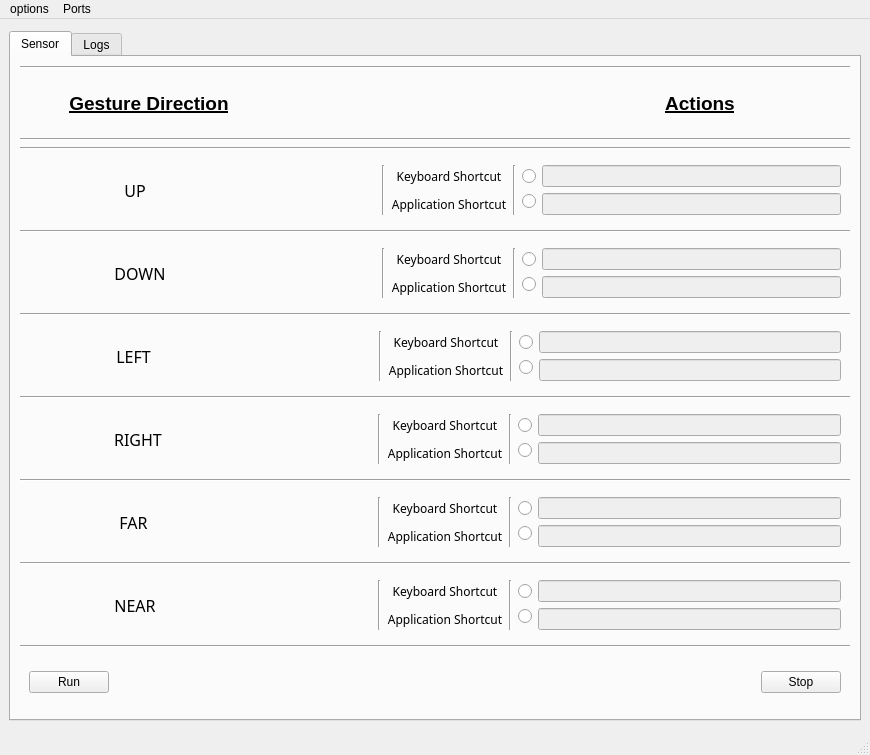
<?xml version="1.0" encoding="UTF-8"?>
<ui version="4.0">
 <class>MainWindow</class>
 <widget class="QMainWindow" name="MainWindow">
  <property name="geometry">
   <rect>
    <x>0</x>
    <y>0</y>
    <width>870</width>
    <height>755</height>
   </rect>
  </property>
  <property name="sizePolicy">
   <sizepolicy hsizetype="Preferred" vsizetype="MinimumExpanding">
    <horstretch>0</horstretch>
    <verstretch>0</verstretch>
   </sizepolicy>
  </property>
  <property name="maximumSize">
   <size>
    <width>16777215</width>
    <height>800</height>
   </size>
  </property>
  <property name="windowTitle">
   <string>MainWindow</string>
  </property>
  <widget class="QWidget" name="centralwidget">
   <layout class="QGridLayout" name="gridLayout">
    <item row="0" column="1">
     <widget class="QTabWidget" name="tabWidget">
      <property name="sizePolicy">
       <sizepolicy hsizetype="Expanding" vsizetype="MinimumExpanding">
        <horstretch>0</horstretch>
        <verstretch>0</verstretch>
       </sizepolicy>
      </property>
      <property name="maximumSize">
       <size>
        <width>16777215</width>
        <height>690</height>
       </size>
      </property>
      <property name="currentIndex">
       <number>0</number>
      </property>
      <widget class="QWidget" name="tab">
       <attribute name="title">
        <string>Sensor</string>
       </attribute>
       <layout class="QGridLayout" name="gridLayout_10">
        <item row="0" column="0">
         <layout class="QVBoxLayout" name="verticalLayout_19">
          <item>
           <widget class="Line" name="line">
            <property name="orientation">
             <enum>Qt::Horizontal</enum>
            </property>
           </widget>
          </item>
          <item>
           <widget class="QWidget" name="widget_8" native="true">
            <layout class="QGridLayout" name="gridLayout_9">
             <item row="0" column="0">
              <layout class="QHBoxLayout" name="horizontalLayout_2">
               <property name="sizeConstraint">
                <enum>QLayout::SetFixedSize</enum>
               </property>
               <item>
                <spacer name="horizontalSpacer_8">
                 <property name="orientation">
                  <enum>Qt::Horizontal</enum>
                 </property>
                 <property name="sizeType">
                  <enum>QSizePolicy::Fixed</enum>
                 </property>
                 <property name="sizeHint" stdset="0">
                  <size>
                   <width>40</width>
                   <height>20</height>
                  </size>
                 </property>
                </spacer>
               </item>
               <item>
                <widget class="QLabel" name="label">
                 <property name="sizePolicy">
                  <sizepolicy hsizetype="Preferred" vsizetype="Fixed">
                   <horstretch>0</horstretch>
                   <verstretch>0</verstretch>
                  </sizepolicy>
                 </property>
                 <property name="maximumSize">
                  <size>
                   <width>16777215</width>
                   <height>25</height>
                  </size>
                 </property>
                 <property name="font">
                  <font>
                   <pointsize>14</pointsize>
                   <weight>75</weight>
                   <bold>true</bold>
                   <underline>true</underline>
                  </font>
                 </property>
                 <property name="text">
                  <string>Gesture Direction</string>
                 </property>
                 <property name="alignment">
                  <set>Qt::AlignCenter</set>
                 </property>
                </widget>
               </item>
               <item>
                <spacer name="horizontalSpacer_2">
                 <property name="orientation">
                  <enum>Qt::Horizontal</enum>
                 </property>
                 <property name="sizeType">
                  <enum>QSizePolicy::MinimumExpanding</enum>
                 </property>
                 <property name="sizeHint" stdset="0">
                  <size>
                   <width>430</width>
                   <height>20</height>
                  </size>
                 </property>
                </spacer>
               </item>
               <item>
                <widget class="QLabel" name="label_8">
                 <property name="sizePolicy">
                  <sizepolicy hsizetype="Preferred" vsizetype="Fixed">
                   <horstretch>0</horstretch>
                   <verstretch>0</verstretch>
                  </sizepolicy>
                 </property>
                 <property name="maximumSize">
                  <size>
                   <width>16777215</width>
                   <height>25</height>
                  </size>
                 </property>
                 <property name="font">
                  <font>
                   <pointsize>14</pointsize>
                   <weight>75</weight>
                   <bold>true</bold>
                   <underline>true</underline>
                  </font>
                 </property>
                 <property name="text">
                  <string>Actions</string>
                 </property>
                 <property name="alignment">
                  <set>Qt::AlignCenter</set>
                 </property>
                </widget>
               </item>
               <item>
                <spacer name="horizontalSpacer_9">
                 <property name="orientation">
                  <enum>Qt::Horizontal</enum>
                 </property>
                 <property name="sizeType">
                  <enum>QSizePolicy::MinimumExpanding</enum>
                 </property>
                 <property name="sizeHint" stdset="0">
                  <size>
                   <width>70</width>
                   <height>20</height>
                  </size>
                 </property>
                </spacer>
               </item>
              </layout>
             </item>
            </layout>
           </widget>
          </item>
          <item>
           <widget class="Line" name="line_3">
            <property name="orientation">
             <enum>Qt::Horizontal</enum>
            </property>
           </widget>
          </item>
          <item>
           <widget class="Line" name="line_2">
            <property name="orientation">
             <enum>Qt::Horizontal</enum>
            </property>
           </widget>
          </item>
          <item>
           <widget class="QWidget" name="widget_7" native="true">
            <layout class="QGridLayout" name="gridLayout_8">
             <item row="0" column="0">
              <layout class="QHBoxLayout" name="horizontalLayout_4">
               <item>
                <spacer name="horizontalSpacer_10">
                 <property name="orientation">
                  <enum>Qt::Horizontal</enum>
                 </property>
                 <property name="sizeType">
                  <enum>QSizePolicy::Fixed</enum>
                 </property>
                 <property name="sizeHint" stdset="0">
                  <size>
                   <width>95</width>
                   <height>20</height>
                  </size>
                 </property>
                </spacer>
               </item>
               <item>
                <widget class="QLabel" name="label_2">
                 <property name="font">
                  <font>
                   <family>Waree</family>
                   <pointsize>12</pointsize>
                  </font>
                 </property>
                 <property name="text">
                  <string>UP</string>
                 </property>
                 <property name="alignment">
                  <set>Qt::AlignCenter</set>
                 </property>
                </widget>
               </item>
               <item>
                <spacer name="horizontalSpacer">
                 <property name="orientation">
                  <enum>Qt::Horizontal</enum>
                 </property>
                 <property name="sizeType">
                  <enum>QSizePolicy::Fixed</enum>
                 </property>
                 <property name="sizeHint" stdset="0">
                  <size>
                   <width>230</width>
                   <height>20</height>
                  </size>
                 </property>
                </spacer>
               </item>
               <item>
                <layout class="QHBoxLayout" name="horizontalLayout_3">
                 <item>
                  <widget class="Line" name="line_17">
                   <property name="orientation">
                    <enum>Qt::Vertical</enum>
                   </property>
                  </widget>
                 </item>
                 <item>
                  <layout class="QVBoxLayout" name="verticalLayout_2">
                   <item>
                    <widget class="QLabel" name="label_3">
                     <property name="font">
                      <font>
                       <family>Waree</family>
                      </font>
                     </property>
                     <property name="text">
                      <string>Keyboard Shortcut</string>
                     </property>
                     <property name="alignment">
                      <set>Qt::AlignCenter</set>
                     </property>
                    </widget>
                   </item>
                   <item>
                    <widget class="QLabel" name="label_4">
                     <property name="font">
                      <font>
                       <family>Waree</family>
                      </font>
                     </property>
                     <property name="text">
                      <string>Application Shortcut</string>
                     </property>
                     <property name="alignment">
                      <set>Qt::AlignCenter</set>
                     </property>
                    </widget>
                   </item>
                  </layout>
                 </item>
                 <item>
                  <widget class="Line" name="line_9">
                   <property name="orientation">
                    <enum>Qt::Vertical</enum>
                   </property>
                  </widget>
                 </item>
                 <item>
                  <layout class="QHBoxLayout" name="horizontalLayout">
                   <item>
                    <layout class="QVBoxLayout" name="verticalLayout">
                     <item>
                      <widget class="QRadioButton" name="rd_up_k">
                       <property name="text">
                        <string/>
                       </property>
                      </widget>
                     </item>
                     <item>
                      <widget class="QRadioButton" name="rd_up_a">
                       <property name="text">
                        <string/>
                       </property>
                      </widget>
                     </item>
                    </layout>
                   </item>
                   <item>
                    <layout class="QVBoxLayout" name="verticalLayout_3">
                     <item>
                      <widget class="QLineEdit" name="up_k">
                       <property name="enabled">
                        <bool>false</bool>
                       </property>
                       <property name="whatsThis">
                        <string/>
                       </property>
                       <property name="dragEnabled">
                        <bool>false</bool>
                       </property>
                       <property name="placeholderText">
                        <string extracomment="hello"/>
                       </property>
                      </widget>
                     </item>
                     <item>
                      <widget class="QLineEdit" name="up_a">
                       <property name="enabled">
                        <bool>false</bool>
                       </property>
                       <property name="readOnly">
                        <bool>false</bool>
                       </property>
                      </widget>
                     </item>
                    </layout>
                   </item>
                  </layout>
                 </item>
                </layout>
               </item>
              </layout>
             </item>
            </layout>
            <zorder></zorder>
           </widget>
          </item>
          <item>
           <widget class="Line" name="line_4">
            <property name="orientation">
             <enum>Qt::Horizontal</enum>
            </property>
           </widget>
          </item>
          <item>
           <widget class="QWidget" name="widget_6" native="true">
            <layout class="QGridLayout" name="gridLayout_7">
             <item row="0" column="0">
              <layout class="QHBoxLayout" name="horizontalLayout_5">
               <item>
                <spacer name="horizontalSpacer_13">
                 <property name="orientation">
                  <enum>Qt::Horizontal</enum>
                 </property>
                 <property name="sizeType">
                  <enum>QSizePolicy::Fixed</enum>
                 </property>
                 <property name="sizeHint" stdset="0">
                  <size>
                   <width>85</width>
                   <height>20</height>
                  </size>
                 </property>
                </spacer>
               </item>
               <item>
                <widget class="QLabel" name="label_12">
                 <property name="font">
                  <font>
                   <family>Waree</family>
                   <pointsize>12</pointsize>
                  </font>
                 </property>
                 <property name="text">
                  <string>DOWN</string>
                 </property>
                 <property name="alignment">
                  <set>Qt::AlignCenter</set>
                 </property>
                </widget>
               </item>
               <item>
                <spacer name="horizontalSpacer_5">
                 <property name="orientation">
                  <enum>Qt::Horizontal</enum>
                 </property>
                 <property name="sizeType">
                  <enum>QSizePolicy::Fixed</enum>
                 </property>
                 <property name="sizeHint" stdset="0">
                  <size>
                   <width>210</width>
                   <height>20</height>
                  </size>
                 </property>
                </spacer>
               </item>
               <item>
                <layout class="QHBoxLayout" name="horizontalLayout_6">
                 <item>
                  <widget class="Line" name="line_18">
                   <property name="orientation">
                    <enum>Qt::Vertical</enum>
                   </property>
                  </widget>
                 </item>
                 <item>
                  <layout class="QVBoxLayout" name="verticalLayout_4">
                   <item>
                    <widget class="QLabel" name="label_6">
                     <property name="font">
                      <font>
                       <family>Waree</family>
                      </font>
                     </property>
                     <property name="text">
                      <string>Keyboard Shortcut</string>
                     </property>
                     <property name="alignment">
                      <set>Qt::AlignCenter</set>
                     </property>
                    </widget>
                   </item>
                   <item>
                    <widget class="QLabel" name="label_7">
                     <property name="font">
                      <font>
                       <family>Waree</family>
                      </font>
                     </property>
                     <property name="text">
                      <string>Application Shortcut</string>
                     </property>
                     <property name="alignment">
                      <set>Qt::AlignCenter</set>
                     </property>
                    </widget>
                   </item>
                  </layout>
                 </item>
                 <item>
                  <widget class="Line" name="line_10">
                   <property name="orientation">
                    <enum>Qt::Vertical</enum>
                   </property>
                  </widget>
                 </item>
                 <item>
                  <layout class="QHBoxLayout" name="horizontalLayout_7">
                   <item>
                    <layout class="QVBoxLayout" name="verticalLayout_5">
                     <item>
                      <widget class="QRadioButton" name="rd_down_k">
                       <property name="text">
                        <string/>
                       </property>
                      </widget>
                     </item>
                     <item>
                      <widget class="QRadioButton" name="rd_down_a">
                       <property name="text">
                        <string/>
                       </property>
                      </widget>
                     </item>
                    </layout>
                   </item>
                   <item>
                    <layout class="QVBoxLayout" name="verticalLayout_6">
                     <item>
                      <widget class="QLineEdit" name="down_k">
                       <property name="enabled">
                        <bool>false</bool>
                       </property>
                       <property name="whatsThis">
                        <string/>
                       </property>
                       <property name="dragEnabled">
                        <bool>false</bool>
                       </property>
                       <property name="placeholderText">
                        <string extracomment="hello"/>
                       </property>
                      </widget>
                     </item>
                     <item>
                      <widget class="QLineEdit" name="down_a">
                       <property name="enabled">
                        <bool>false</bool>
                       </property>
                       <property name="readOnly">
                        <bool>false</bool>
                       </property>
                      </widget>
                     </item>
                    </layout>
                   </item>
                  </layout>
                 </item>
                </layout>
               </item>
              </layout>
             </item>
            </layout>
           </widget>
          </item>
          <item>
           <widget class="Line" name="line_5">
            <property name="orientation">
             <enum>Qt::Horizontal</enum>
            </property>
           </widget>
          </item>
          <item>
           <widget class="QWidget" name="widget_5" native="true">
            <layout class="QGridLayout" name="gridLayout_6">
             <item row="0" column="0">
              <layout class="QHBoxLayout" name="horizontalLayout_8">
               <item>
                <layout class="QHBoxLayout" name="horizontalLayout_11">
                 <item>
                  <spacer name="horizontalSpacer_14">
                   <property name="orientation">
                    <enum>Qt::Horizontal</enum>
                   </property>
                   <property name="sizeType">
                    <enum>QSizePolicy::Fixed</enum>
                   </property>
                   <property name="sizeHint" stdset="0">
                    <size>
                     <width>87</width>
                     <height>20</height>
                    </size>
                   </property>
                  </spacer>
                 </item>
                 <item>
                  <widget class="QLabel" name="label_13">
                   <property name="font">
                    <font>
                     <family>Waree</family>
                     <pointsize>12</pointsize>
                    </font>
                   </property>
                   <property name="text">
                    <string>LEFT</string>
                   </property>
                   <property name="alignment">
                    <set>Qt::AlignCenter</set>
                   </property>
                  </widget>
                 </item>
                 <item>
                  <spacer name="horizontalSpacer_6">
                   <property name="orientation">
                    <enum>Qt::Horizontal</enum>
                   </property>
                   <property name="sizeType">
                    <enum>QSizePolicy::Fixed</enum>
                   </property>
                   <property name="sizeHint" stdset="0">
                    <size>
                     <width>222</width>
                     <height>20</height>
                    </size>
                   </property>
                  </spacer>
                 </item>
                </layout>
               </item>
               <item>
                <widget class="Line" name="line_19">
                 <property name="orientation">
                  <enum>Qt::Vertical</enum>
                 </property>
                </widget>
               </item>
               <item>
                <layout class="QVBoxLayout" name="verticalLayout_7">
                 <item>
                  <widget class="QLabel" name="label_10">
                   <property name="font">
                    <font>
                     <family>Waree</family>
                    </font>
                   </property>
                   <property name="text">
                    <string>Keyboard Shortcut</string>
                   </property>
                   <property name="alignment">
                    <set>Qt::AlignCenter</set>
                   </property>
                  </widget>
                 </item>
                 <item>
                  <widget class="QLabel" name="label_11">
                   <property name="font">
                    <font>
                     <family>Waree</family>
                    </font>
                   </property>
                   <property name="text">
                    <string>Application Shortcut</string>
                   </property>
                   <property name="alignment">
                    <set>Qt::AlignCenter</set>
                   </property>
                  </widget>
                 </item>
                </layout>
               </item>
               <item>
                <widget class="Line" name="line_11">
                 <property name="orientation">
                  <enum>Qt::Vertical</enum>
                 </property>
                </widget>
               </item>
               <item>
                <layout class="QHBoxLayout" name="horizontalLayout_10">
                 <item>
                  <layout class="QVBoxLayout" name="verticalLayout_8">
                   <item>
                    <widget class="QRadioButton" name="rd_left_k">
                     <property name="text">
                      <string/>
                     </property>
                    </widget>
                   </item>
                   <item>
                    <widget class="QRadioButton" name="rd_left_a">
                     <property name="text">
                      <string/>
                     </property>
                    </widget>
                   </item>
                  </layout>
                 </item>
                 <item>
                  <layout class="QVBoxLayout" name="verticalLayout_9">
                   <item>
                    <widget class="QLineEdit" name="left_k">
                     <property name="enabled">
                      <bool>false</bool>
                     </property>
                     <property name="whatsThis">
                      <string/>
                     </property>
                     <property name="dragEnabled">
                      <bool>false</bool>
                     </property>
                     <property name="placeholderText">
                      <string extracomment="hello"/>
                     </property>
                    </widget>
                   </item>
                   <item>
                    <widget class="QLineEdit" name="left_a">
                     <property name="enabled">
                      <bool>false</bool>
                     </property>
                     <property name="readOnly">
                      <bool>false</bool>
                     </property>
                    </widget>
                   </item>
                  </layout>
                 </item>
                </layout>
               </item>
              </layout>
             </item>
            </layout>
            <zorder></zorder>
           </widget>
          </item>
          <item>
           <widget class="Line" name="line_6">
            <property name="orientation">
             <enum>Qt::Horizontal</enum>
            </property>
           </widget>
          </item>
          <item>
           <widget class="QWidget" name="widget_4" native="true">
            <layout class="QGridLayout" name="gridLayout_5">
             <item row="0" column="0">
              <layout class="QHBoxLayout" name="horizontalLayout_13">
               <item>
                <layout class="QHBoxLayout" name="horizontalLayout_12">
                 <item>
                  <spacer name="horizontalSpacer_15">
                   <property name="orientation">
                    <enum>Qt::Horizontal</enum>
                   </property>
                   <property name="sizeType">
                    <enum>QSizePolicy::Fixed</enum>
                   </property>
                   <property name="sizeHint" stdset="0">
                    <size>
                     <width>85</width>
                     <height>20</height>
                    </size>
                   </property>
                  </spacer>
                 </item>
                 <item>
                  <widget class="QLabel" name="label_14">
                   <property name="font">
                    <font>
                     <family>Waree</family>
                     <pointsize>12</pointsize>
                    </font>
                   </property>
                   <property name="text">
                    <string>RIGHT</string>
                   </property>
                   <property name="alignment">
                    <set>Qt::AlignCenter</set>
                   </property>
                  </widget>
                 </item>
                 <item>
                  <spacer name="horizontalSpacer_7">
                   <property name="orientation">
                    <enum>Qt::Horizontal</enum>
                   </property>
                   <property name="sizeType">
                    <enum>QSizePolicy::Fixed</enum>
                   </property>
                   <property name="sizeHint" stdset="0">
                    <size>
                     <width>210</width>
                     <height>20</height>
                    </size>
                   </property>
                  </spacer>
                 </item>
                </layout>
               </item>
               <item>
                <layout class="QHBoxLayout" name="horizontalLayout_14">
                 <item>
                  <widget class="Line" name="line_20">
                   <property name="orientation">
                    <enum>Qt::Vertical</enum>
                   </property>
                  </widget>
                 </item>
                 <item>
                  <layout class="QVBoxLayout" name="verticalLayout_10">
                   <item>
                    <widget class="QLabel" name="label_9">
                     <property name="font">
                      <font>
                       <family>Waree</family>
                      </font>
                     </property>
                     <property name="text">
                      <string>Keyboard Shortcut</string>
                     </property>
                     <property name="alignment">
                      <set>Qt::AlignCenter</set>
                     </property>
                    </widget>
                   </item>
                   <item>
                    <widget class="QLabel" name="label_16">
                     <property name="font">
                      <font>
                       <family>Waree</family>
                      </font>
                     </property>
                     <property name="text">
                      <string>Application Shortcut</string>
                     </property>
                     <property name="alignment">
                      <set>Qt::AlignCenter</set>
                     </property>
                    </widget>
                   </item>
                  </layout>
                 </item>
                 <item>
                  <widget class="Line" name="line_12">
                   <property name="orientation">
                    <enum>Qt::Vertical</enum>
                   </property>
                  </widget>
                 </item>
                 <item>
                  <layout class="QHBoxLayout" name="horizontalLayout_15">
                   <item>
                    <layout class="QVBoxLayout" name="verticalLayout_11">
                     <item>
                      <widget class="QRadioButton" name="rd_right_k">
                       <property name="text">
                        <string/>
                       </property>
                      </widget>
                     </item>
                     <item>
                      <widget class="QRadioButton" name="rd_right_a">
                       <property name="text">
                        <string/>
                       </property>
                      </widget>
                     </item>
                    </layout>
                   </item>
                   <item>
                    <layout class="QVBoxLayout" name="verticalLayout_12">
                     <item>
                      <widget class="QLineEdit" name="right_k">
                       <property name="enabled">
                        <bool>false</bool>
                       </property>
                       <property name="whatsThis">
                        <string/>
                       </property>
                       <property name="dragEnabled">
                        <bool>false</bool>
                       </property>
                       <property name="placeholderText">
                        <string extracomment="hello"/>
                       </property>
                      </widget>
                     </item>
                     <item>
                      <widget class="QLineEdit" name="right_a">
                       <property name="enabled">
                        <bool>false</bool>
                       </property>
                       <property name="readOnly">
                        <bool>false</bool>
                       </property>
                      </widget>
                     </item>
                    </layout>
                   </item>
                  </layout>
                 </item>
                </layout>
               </item>
              </layout>
             </item>
            </layout>
           </widget>
          </item>
          <item>
           <widget class="Line" name="line_7">
            <property name="orientation">
             <enum>Qt::Horizontal</enum>
            </property>
           </widget>
          </item>
          <item>
           <widget class="QWidget" name="widget" native="true">
            <layout class="QGridLayout" name="gridLayout_2">
             <item row="0" column="0">
              <layout class="QHBoxLayout" name="horizontalLayout_16">
               <item>
                <layout class="QHBoxLayout" name="horizontalLayout_17">
                 <item>
                  <layout class="QHBoxLayout" name="horizontalLayout_22">
                   <item>
                    <spacer name="horizontalSpacer_16">
                     <property name="orientation">
                      <enum>Qt::Horizontal</enum>
                     </property>
                     <property name="sizeType">
                      <enum>QSizePolicy::Fixed</enum>
                     </property>
                     <property name="sizeHint" stdset="0">
                      <size>
                       <width>90</width>
                       <height>20</height>
                      </size>
                     </property>
                    </spacer>
                   </item>
                   <item>
                    <widget class="QLabel" name="label_15">
                     <property name="font">
                      <font>
                       <family>Waree</family>
                       <pointsize>12</pointsize>
                      </font>
                     </property>
                     <property name="text">
                      <string>FAR</string>
                     </property>
                     <property name="alignment">
                      <set>Qt::AlignCenter</set>
                     </property>
                    </widget>
                   </item>
                   <item>
                    <spacer name="horizontalSpacer_11">
                     <property name="orientation">
                      <enum>Qt::Horizontal</enum>
                     </property>
                     <property name="sizeType">
                      <enum>QSizePolicy::Fixed</enum>
                     </property>
                     <property name="sizeHint" stdset="0">
                      <size>
                       <width>224</width>
                       <height>20</height>
                      </size>
                     </property>
                    </spacer>
                   </item>
                  </layout>
                 </item>
                 <item>
                  <widget class="Line" name="line_21">
                   <property name="orientation">
                    <enum>Qt::Vertical</enum>
                   </property>
                  </widget>
                 </item>
                 <item>
                  <layout class="QVBoxLayout" name="verticalLayout_13">
                   <item>
                    <widget class="QLabel" name="label_18">
                     <property name="font">
                      <font>
                       <family>Waree</family>
                      </font>
                     </property>
                     <property name="text">
                      <string>Keyboard Shortcut</string>
                     </property>
                     <property name="alignment">
                      <set>Qt::AlignCenter</set>
                     </property>
                    </widget>
                   </item>
                   <item>
                    <widget class="QLabel" name="label_19">
                     <property name="font">
                      <font>
                       <family>Waree</family>
                      </font>
                     </property>
                     <property name="text">
                      <string>Application Shortcut</string>
                     </property>
                     <property name="alignment">
                      <set>Qt::AlignCenter</set>
                     </property>
                    </widget>
                   </item>
                  </layout>
                 </item>
                 <item>
                  <widget class="Line" name="line_13">
                   <property name="orientation">
                    <enum>Qt::Vertical</enum>
                   </property>
                  </widget>
                 </item>
                 <item>
                  <layout class="QHBoxLayout" name="horizontalLayout_18">
                   <item>
                    <layout class="QVBoxLayout" name="verticalLayout_14">
                     <item>
                      <widget class="QRadioButton" name="rd_far_k">
                       <property name="text">
                        <string/>
                       </property>
                      </widget>
                     </item>
                     <item>
                      <widget class="QRadioButton" name="rd_far_a">
                       <property name="text">
                        <string/>
                       </property>
                      </widget>
                     </item>
                    </layout>
                   </item>
                   <item>
                    <layout class="QVBoxLayout" name="verticalLayout_15">
                     <item>
                      <widget class="QLineEdit" name="far_k">
                       <property name="enabled">
                        <bool>false</bool>
                       </property>
                       <property name="whatsThis">
                        <string/>
                       </property>
                       <property name="dragEnabled">
                        <bool>false</bool>
                       </property>
                       <property name="placeholderText">
                        <string extracomment="hello"/>
                       </property>
                      </widget>
                     </item>
                     <item>
                      <widget class="QLineEdit" name="far_a">
                       <property name="enabled">
                        <bool>false</bool>
                       </property>
                       <property name="readOnly">
                        <bool>false</bool>
                       </property>
                      </widget>
                     </item>
                    </layout>
                   </item>
                  </layout>
                 </item>
                </layout>
               </item>
              </layout>
             </item>
            </layout>
           </widget>
          </item>
          <item>
           <widget class="Line" name="line_8">
            <property name="orientation">
             <enum>Qt::Horizontal</enum>
            </property>
           </widget>
          </item>
          <item>
           <widget class="QWidget" name="widget_2" native="true">
            <layout class="QGridLayout" name="gridLayout_3">
             <item row="0" column="0">
              <layout class="QHBoxLayout" name="horizontalLayout_19">
               <item>
                <layout class="QHBoxLayout" name="horizontalLayout_20">
                 <item>
                  <layout class="QHBoxLayout" name="horizontalLayout_23">
                   <item>
                    <spacer name="horizontalSpacer_17">
                     <property name="orientation">
                      <enum>Qt::Horizontal</enum>
                     </property>
                     <property name="sizeType">
                      <enum>QSizePolicy::Fixed</enum>
                     </property>
                     <property name="sizeHint" stdset="0">
                      <size>
                       <width>85</width>
                       <height>20</height>
                      </size>
                     </property>
                    </spacer>
                   </item>
                   <item>
                    <widget class="QLabel" name="label_17">
                     <property name="font">
                      <font>
                       <family>Waree</family>
                       <pointsize>12</pointsize>
                      </font>
                     </property>
                     <property name="text">
                      <string>NEAR</string>
                     </property>
                     <property name="alignment">
                      <set>Qt::AlignCenter</set>
                     </property>
                    </widget>
                   </item>
                   <item>
                    <spacer name="horizontalSpacer_12">
                     <property name="orientation">
                      <enum>Qt::Horizontal</enum>
                     </property>
                     <property name="sizeType">
                      <enum>QSizePolicy::Fixed</enum>
                     </property>
                     <property name="sizeHint" stdset="0">
                      <size>
                       <width>216</width>
                       <height>20</height>
                      </size>
                     </property>
                    </spacer>
                   </item>
                  </layout>
                 </item>
                 <item>
                  <widget class="Line" name="line_22">
                   <property name="orientation">
                    <enum>Qt::Vertical</enum>
                   </property>
                  </widget>
                 </item>
                 <item>
                  <layout class="QVBoxLayout" name="verticalLayout_16">
                   <item>
                    <widget class="QLabel" name="label_21">
                     <property name="font">
                      <font>
                       <family>Waree</family>
                      </font>
                     </property>
                     <property name="text">
                      <string>Keyboard Shortcut</string>
                     </property>
                     <property name="alignment">
                      <set>Qt::AlignCenter</set>
                     </property>
                    </widget>
                   </item>
                   <item>
                    <widget class="QLabel" name="label_22">
                     <property name="font">
                      <font>
                       <family>Waree</family>
                      </font>
                     </property>
                     <property name="text">
                      <string>Application Shortcut</string>
                     </property>
                     <property name="alignment">
                      <set>Qt::AlignCenter</set>
                     </property>
                    </widget>
                   </item>
                  </layout>
                 </item>
                 <item>
                  <widget class="Line" name="line_14">
                   <property name="orientation">
                    <enum>Qt::Vertical</enum>
                   </property>
                  </widget>
                 </item>
                 <item>
                  <layout class="QHBoxLayout" name="horizontalLayout_21">
                   <item>
                    <layout class="QVBoxLayout" name="verticalLayout_17">
                     <item>
                      <widget class="QRadioButton" name="rd_near_k">
                       <property name="text">
                        <string/>
                       </property>
                      </widget>
                     </item>
                     <item>
                      <widget class="QRadioButton" name="rd_near_a">
                       <property name="text">
                        <string/>
                       </property>
                      </widget>
                     </item>
                    </layout>
                   </item>
                   <item>
                    <layout class="QVBoxLayout" name="verticalLayout_18">
                     <item>
                      <widget class="QLineEdit" name="near_k">
                       <property name="enabled">
                        <bool>false</bool>
                       </property>
                       <property name="whatsThis">
                        <string/>
                       </property>
                       <property name="dragEnabled">
                        <bool>false</bool>
                       </property>
                       <property name="placeholderText">
                        <string extracomment="hello"/>
                       </property>
                      </widget>
                     </item>
                     <item>
                      <widget class="QLineEdit" name="near_a">
                       <property name="enabled">
                        <bool>false</bool>
                       </property>
                       <property name="readOnly">
                        <bool>false</bool>
                       </property>
                      </widget>
                     </item>
                    </layout>
                   </item>
                  </layout>
                 </item>
                </layout>
               </item>
              </layout>
             </item>
            </layout>
           </widget>
          </item>
          <item>
           <widget class="Line" name="line_15">
            <property name="orientation">
             <enum>Qt::Horizontal</enum>
            </property>
           </widget>
          </item>
          <item>
           <widget class="QWidget" name="widget_3" native="true">
            <layout class="QGridLayout" name="gridLayout_4">
             <item row="0" column="0">
              <layout class="QHBoxLayout" name="horizontalLayout_9">
               <item>
                <widget class="QPushButton" name="runbtn">
                 <property name="text">
                  <string>Run</string>
                 </property>
                </widget>
               </item>
               <item>
                <spacer name="horizontalSpacer_18">
                 <property name="orientation">
                  <enum>Qt::Horizontal</enum>
                 </property>
                 <property name="sizeHint" stdset="0">
                  <size>
                   <width>40</width>
                   <height>20</height>
                  </size>
                 </property>
                </spacer>
               </item>
               <item>
                <widget class="QPushButton" name="stopbtn">
                 <property name="text">
                  <string>Stop</string>
                 </property>
                </widget>
               </item>
              </layout>
             </item>
            </layout>
           </widget>
          </item>
         </layout>
        </item>
       </layout>
      </widget>
      <widget class="QWidget" name="tab_2">
       <attribute name="title">
        <string>Logs</string>
       </attribute>
       <layout class="QGridLayout" name="gridLayout_11">
        <item row="0" column="0">
         <widget class="QTextEdit" name="textEdit">
          <property name="readOnly">
           <bool>true</bool>
          </property>
         </widget>
        </item>
       </layout>
      </widget>
     </widget>
    </item>
   </layout>
  </widget>
  <widget class="QMenuBar" name="menubar">
   <property name="geometry">
    <rect>
     <x>0</x>
     <y>0</y>
     <width>870</width>
     <height>25</height>
    </rect>
   </property>
   <widget class="QMenu" name="menuOptions">
    <property name="title">
     <string>options</string>
    </property>
    <addaction name="actionRun"/>
    <addaction name="actionStop"/>
    <addaction name="separator"/>
    <addaction name="separator"/>
    <addaction name="actionSave"/>
    <addaction name="actionClose"/>
    <addaction name="separator"/>
   </widget>
   <widget class="QMenu" name="menuPorts">
    <property name="title">
     <string>Ports</string>
    </property>
    <widget class="QMenu" name="menuPorts_2">
     <property name="title">
      <string>Ports</string>
     </property>
     <addaction name="actionPort1"/>
    </widget>
    <addaction name="actionRefreshlist"/>
    <addaction name="separator"/>
    <addaction name="menuPorts_2"/>
   </widget>
   <addaction name="menuOptions"/>
   <addaction name="menuPorts"/>
  </widget>
  <widget class="QStatusBar" name="statusbar"/>
  <action name="actionRun">
   <property name="text">
    <string>Run</string>
   </property>
   <property name="shortcut">
    <string>Ctrl+R</string>
   </property>
  </action>
  <action name="actionStop">
   <property name="text">
    <string>Stop</string>
   </property>
   <property name="shortcut">
    <string>Ctrl+S</string>
   </property>
  </action>
  <action name="actionClose">
   <property name="text">
    <string>Close</string>
   </property>
   <property name="shortcut">
    <string>Ctrl+W</string>
   </property>
  </action>
  <action name="actionRefreshlist">
   <property name="text">
    <string>Refresh Ports List</string>
   </property>
   <property name="shortcut">
    <string>Ctrl+D</string>
   </property>
  </action>
  <action name="actionPort1">
   <property name="text">
    <string>Port1</string>
   </property>
  </action>
  <action name="actionSave">
   <property name="text">
    <string>Save Configuration</string>
   </property>
   <property name="shortcut">
    <string>Ctrl+L</string>
   </property>
  </action>
 </widget>
 <resources/>
 <connections/>
</ui>
